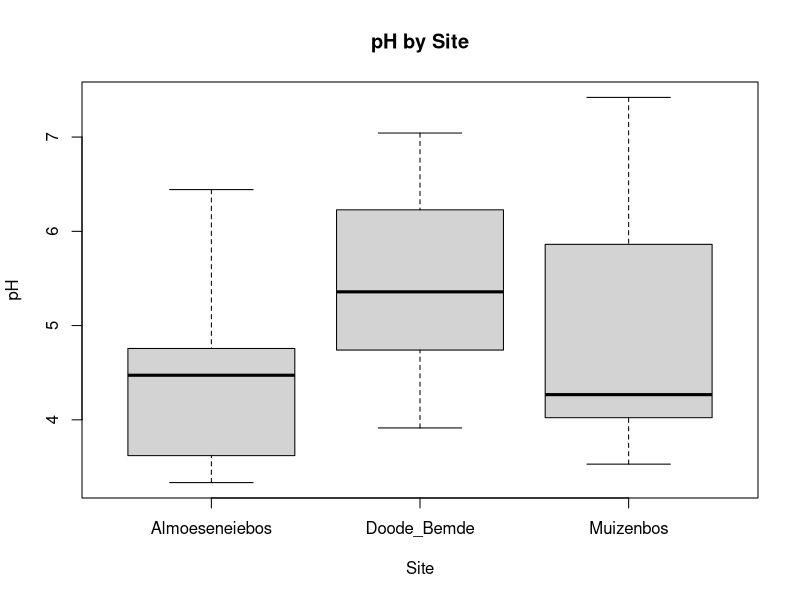
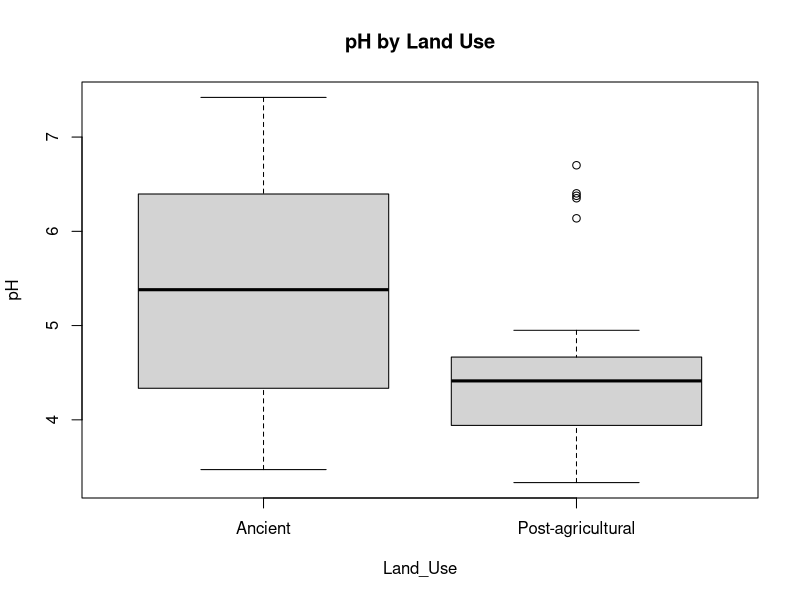
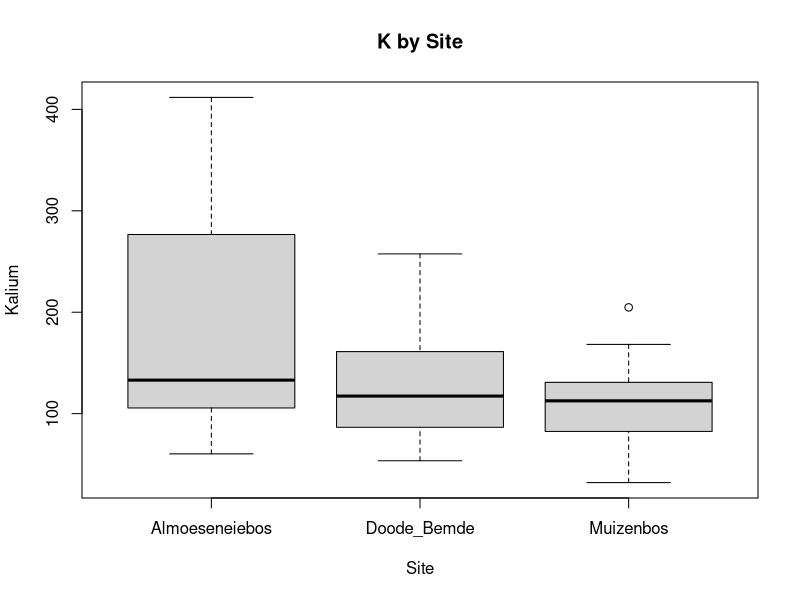
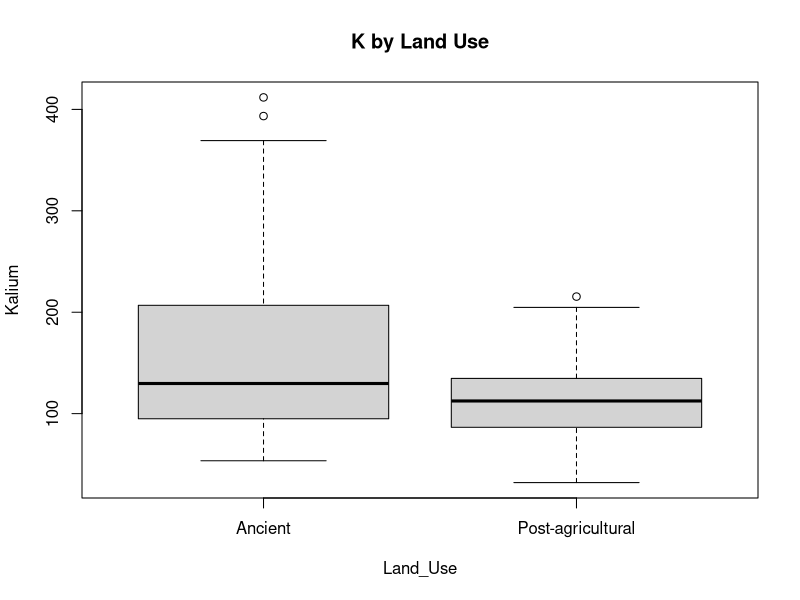
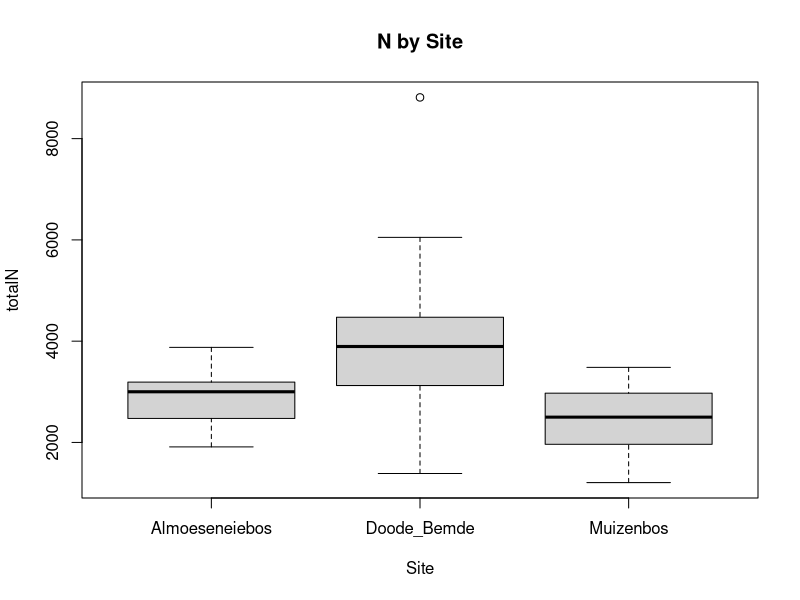
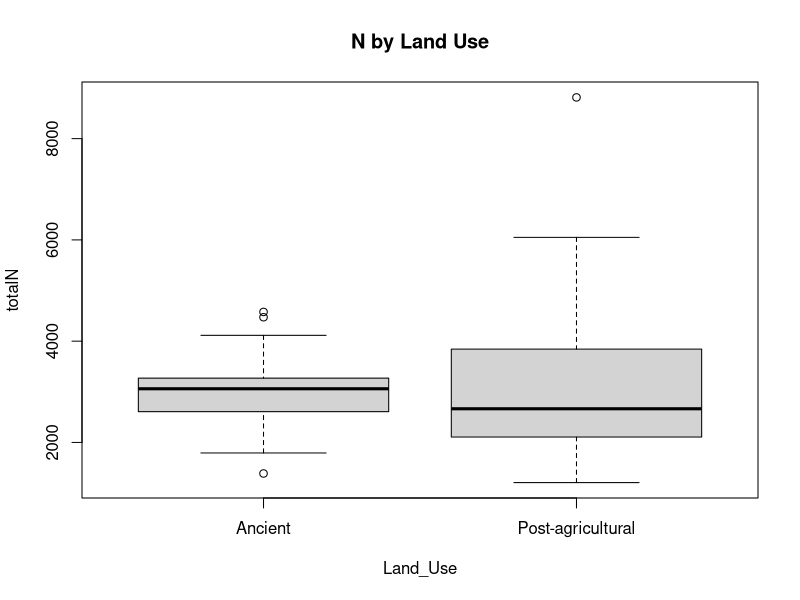

These charts were generated, in order, by the following R code: (Note: this script raises an error after producing the figures.)
# For this week it's time to start exploring your own ideas and questions in R.
  # There are at least five options in the dataset to create the following comparisons.Abiotic

# (Q1 - 12 pts) Use the dataset from the tutorial to complete one redundancy analysis (RDA) with variance partitioning on a different community (NOT the nematodes).
#Abiotic v invertebrate community,not soil plants.

install.packages("readxl")
library(readxl)


setwd("C:/Users/kilgus/Documents/GitHub/kilgusmh/Week9")
abiotic.tibble <- read_excel("Penaetal_2016_data.xlsx", sheet = "Abiotic factors")
abiotic <- as.data.frame(abiotic.tibble)

head(abiotic)
boxplot(pH ~ Site, data= abiotic, main = "pH by Site")
boxplot(pH ~ Land_Use, data= abiotic, main = "pH by Land Use")

boxplot(Kalium ~ Site, data= abiotic, main = "K by Site")
boxplot(Kalium ~ Land_Use, data= abiotic, main = "K by Land Use")

boxplot(totalN ~ Site, data= abiotic, main = "N by Site")
boxplot(totalN ~ Land_Use, data= abiotic, main = "N by Land Use")



inver.tibble <- read_excel("Penaetal_2016_data.xlsx", sheet = "Invertebrate_community")
inver <- as.data.frame(inver.tibble)
head(inver)
abiotic.names <- paste(inver$Parcel, inver$Landuse)
abiotic$names <- abiotic.names

head(abiotic)


abiotic.names <- paste(inver$Parcel, inver$Landuse)

abiotic$names <- abiotic.names

head(abiotic)

inver.names <- paste(inver$Parcel, inver$Landuse)
inver$names <- inver.names

abiotic.means <- aggregate(x = abiotic, by = list(abiotic$names), FUN = "mean")

head(abiotic.means)

inver.means <- aggregate(x = inver, by = list(inver$names), FUN = "mean")

head(inver.means)

abiotic.means1 <- abiotic.means[,-16] # NA column
abiotic.means2 <- abiotic.means1[,-1:-6] # Plot and NA columns
abiotic.means2 <- sapply(abiotic.means2, as.numeric ) # Make sure everything is numeric.
abiotic.means2 <- as.data.frame(abiotic.means2)

inver.means1 <- inver.means[,-41] # Remove NAs
inver.means2 <- as.data.frame(inver.means1[,-1:-4]) # Remove plot and NAs
inver.means2 <- sapply(inver.means2, as.numeric )


  # Explain the ecological importance of your significant predictor variables, or the importance if none are significant for your community.
#

# (Q2 - 12 pts) Then use the dataset from the tutorial to create a linear model related to your RDA. Try multiple predictors to find the best fit model.
# And we can FINALLY compare the abiotic data against the biotic communities:
library(vegan)
ord <- rda(inver.means2[-20,] ~ pH + totalN + Perc_ash + Kalium + Magnesium + Ca + Al + TotalP + OlsenP, abiotic.means2)
ord


anova(ord)  

plot(ord, ylim = c(-2,2), xlim = c(-5,5))  

ord <- rda(inver.means2 ~., abiotic.means2) 
ord.int <- rda(inver.means2 ~1, abiotic.means2)

step.mod <- ordistep(ord.int, scope = formula(ord), selection = "both")
step.mod$anova

step.R2mod <- ordiR2step(ord.int, scope = formula(ord), selection = "forward")

ord2 <- rda(inver.means2 ~ totalN, abiotic.means2)
ord2
anova(ord2)
plot(ord2)


  # Explain the ecological importance of the significant predictors, or lack of significant predictors.
#

# (Q3 - 6 pts) Provide a 3-4 sentence synthesis of how these results relate to one another and the value of considering both together for interpreting biotic-abiotic interactions.
#

